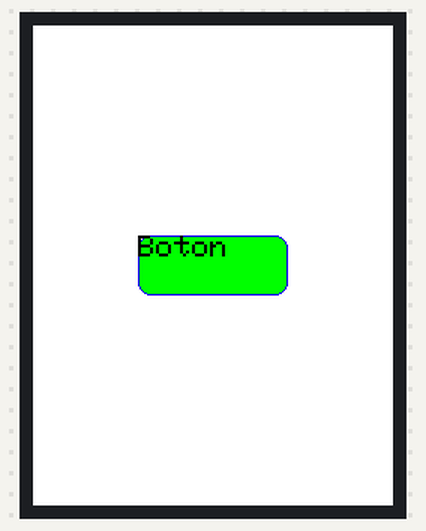
A sketch run on a simulated Arduino Uno, built with avr-gcc and run on an emulated ATmega328P. Shown: 240×320 colour display.

Above: at 0.3 s.

The sketch:

Ej15_drawRoundRect.ino
```cpp
#include <SPFD5408_Adafruit_GFX.h>    // Core graphics library
#include <SPFD5408_Adafruit_TFTLCD.h> // Hardware-specific library

//Arduino UNO Pin Definition
#define LCD_CS A3 // Chip Select goes to Analog 3
#define LCD_CD A2 // Command/Data goes to Analog 2
#define LCD_WR A1 // LCD Write goes to Analog 1
#define LCD_RD A0 // LCD Read goes to Analog 0
#define LCD_RESET A4 // Can alternately just connect to Arduino's reset pin

// Assign human-readable names to some common 16-bit color values:
#define  BLACK   0x0000
#define BLUE    0x001F
#define RED     0xF800
#define GREEN   0x07E0
#define CYAN    0x07FF
#define MAGENTA 0xF81F
#define YELLOW  0xFFE0
#define WHITE   0xFFFF

//Declaracion objeto TFT
Adafruit_TFTLCD tft(LCD_CS, LCD_CD, LCD_WR, LCD_RD, LCD_RESET);

int width, height;

void setup() {
  Serial.begin(9600);
  tft.begin(0x9341); // SDFP5408

  tft.setRotation(0);
  tft.fillScreen(WHITE);

  tft.setTextSize(2);
  tft.setTextColor(BLACK);

  width = tft.width();
  height = tft.height();

  // Un rectangulo con aristas redondeadas sirve para crear el modo boton. Requiere de 7 parametros. Posicion inicial, anchura, altura, radio y color
  // Posicion en X --> Direccion horizontal (De izquierda a derecha)
  // Posicion en Y --> Direccion vertical (De arriba a abajo)
  // Anchura --> Distancia en pixeles
  // Altura --> Distancia en pixeles
  // Color --> En hexadecimal

  // Hay que dibujar un boton con un texto en su interior. Para ello haremos un rectangulo redondeado de 100 pixeles de anchura y 40 de altura y un radio de 8 situado en el centro de la pantalla
  // El boton tendra un borde de un color diferente a su relleno
  int w = 100;
  int h =40;
  int radius = 8;

  int x = width/2 - w/2;
  int y = height/2 - h/2;

  //Crear boton

  tft.fillRoundRect(x,y,w,h,radius,GREEN);
  tft.drawRoundRect(x,y,w,h,radius,BLUE);

  tft.setCursor(x,y);
  tft.println("Boton");
}


void loop() {

}
```
